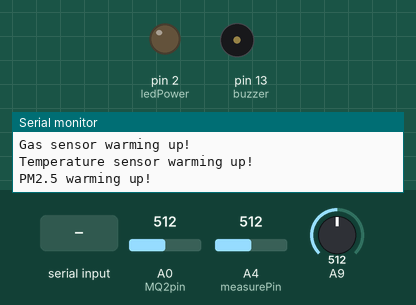
Bench run of a sketch on a simulated Arduino Mega 2560, built with avr-gcc and run on an emulated ATmega2560. Parts: output pins drawn as LEDs (lit = HIGH), buzzer (waves = sounding, pin HIGH), the last lines printed to the serial monitor. The inputs (shaded band) are chosen by the test bench; at power-on: A0 (MQ2pin) = 512, A4 (measurePin) = 512, A9 = 512.

Above: at 0.1 s.
At 11.2 s:
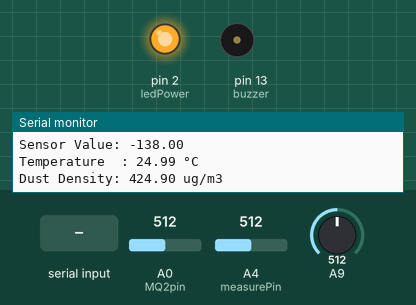
11.3 s: "1" received over the second serial link
15.5 s: "1" received over Serial
Timing chart, 0 to 18.5 s (numbered marks = the images above; inputs shaded):
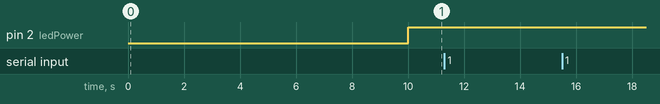

The sketch:

Ardubots.ino
```cpp
#include <SoftwareSerial.h>
#define MQ2pin (0)
int x=5;
int y=10;
const int buzzer = 13; //buzzer to arduino pin 13
const int lm35_pin = 25;	/* LM35 O/P pin */

float sensorValue;  //variable to store sensor value
int measurePin = A4;   // Connect dust sensor to Arduino A4 pin
int ledPower = 2;      // Connect dust sensor LED driver pin to Arduino D2

int samplingTime = 280;
int deltaTime = 40;
int sleepTime = 9680;

float voMeasured = 0;
float calcVoltage = 0;
float dustDensity = 0;
SoftwareSerial mySerial(10,11);

void setup()
{
  Serial.begin(9600); // sets the serial port to 9600
  mySerial.begin(9600); // open the bluetooth serial port
  Serial.println("Gas sensor warming up!");
  Serial.println("Temperature sensor warming up!");
  Serial.println("PM2.5 warming up!");
  delay(10000); // allow the MQ-2 to warm up
   pinMode(buzzer, OUTPUT); // Set buzzer - pin 12 as an output
   pinMode(ledPower, OUTPUT);

}

void loop()
{
  sensorValue = analogRead(MQ2pin)-650; // read analog input pin 4

  Serial.print("Sensor Value: ");
  Serial.print(sensorValue);
  int temp_adc_val;
  float temp_val;
  temp_adc_val = analogRead(lm35_pin);	/* Read Temperature */
  temp_val = (temp_adc_val * 0.488);	/* Convert adc value to equivalent voltage */
  temp_val = (temp_val/10);	/* LM35 gives output of 10mv/°C */
  Serial.print("\nTemperature  : ");
  Serial.print(temp_val);
  Serial.print(" °C\n");
    digitalWrite(ledPower, LOW);    // Turn on the LED
  delayMicroseconds(samplingTime);

  voMeasured = analogRead(measurePin);   // Read dust value

  delayMicroseconds(deltaTime);
  digitalWrite(ledPower, HIGH);   // Turn off the LED
  delayMicroseconds(sleepTime);

  // Map 0-5V to 0-1023 integer values and recover voltage
  calcVoltage = voMeasured * (5.0 / 1024.0);

  // Linear equation derived from http://www.howmuchsnow.com/arduino/airquality/
  // Chris Nafis (c) 2012
  dustDensity = 170 * calcVoltage - 0.1;

  Serial.print("Dust Density: ");
  Serial.print(dustDensity);
  Serial.println(" ug/m3");   // Output in ug/m3

  delay(1000);
  if(sensorValue > (380))
  {
    Serial.print(" | Smoke detected! |");
    tone(buzzer, 10000); // Send 1KHz sound signal...
    delay(1000);         // ...for 1 sec
    noTone(buzzer);     // Stop sound...
    delay(1000);         // ...for 1sec
  }

  Serial.println("");
  delay(2000); // wait 2s for next reading
    if(mySerial.available()){
    Serial.println(mySerial.readString()); // send from serial to bluetooth
  }
    if(Serial.available()){
    mySerial.println(Serial.readString()); // send from bluetooth to serial
  }
}
```
